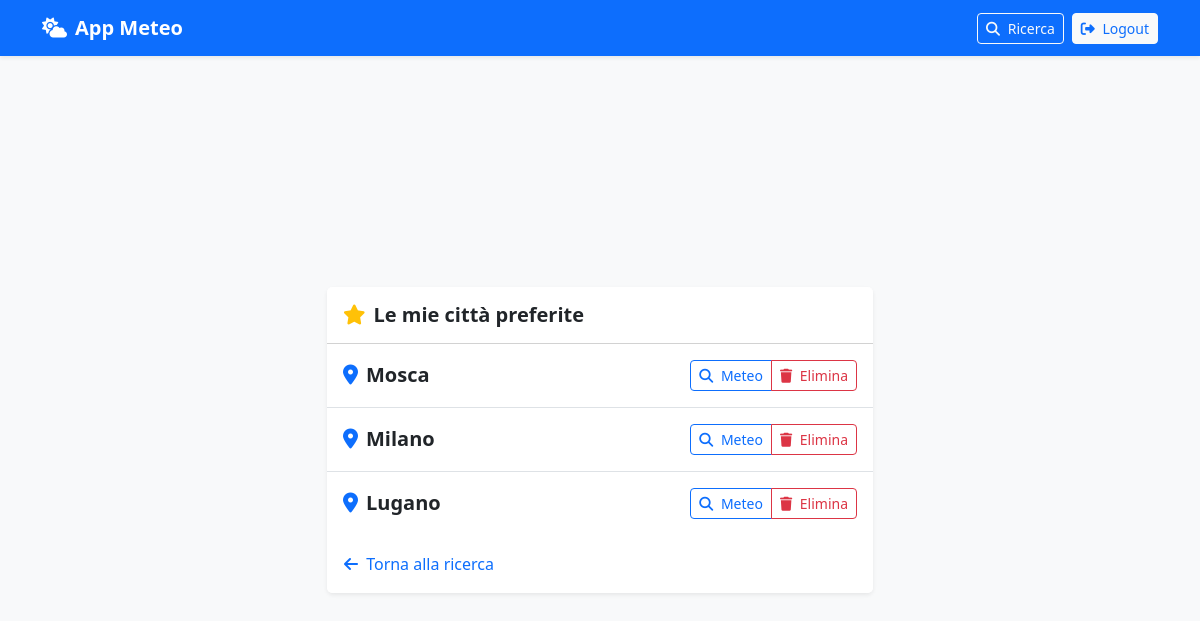
Before: /favourites/ (signed in) with the older database file.
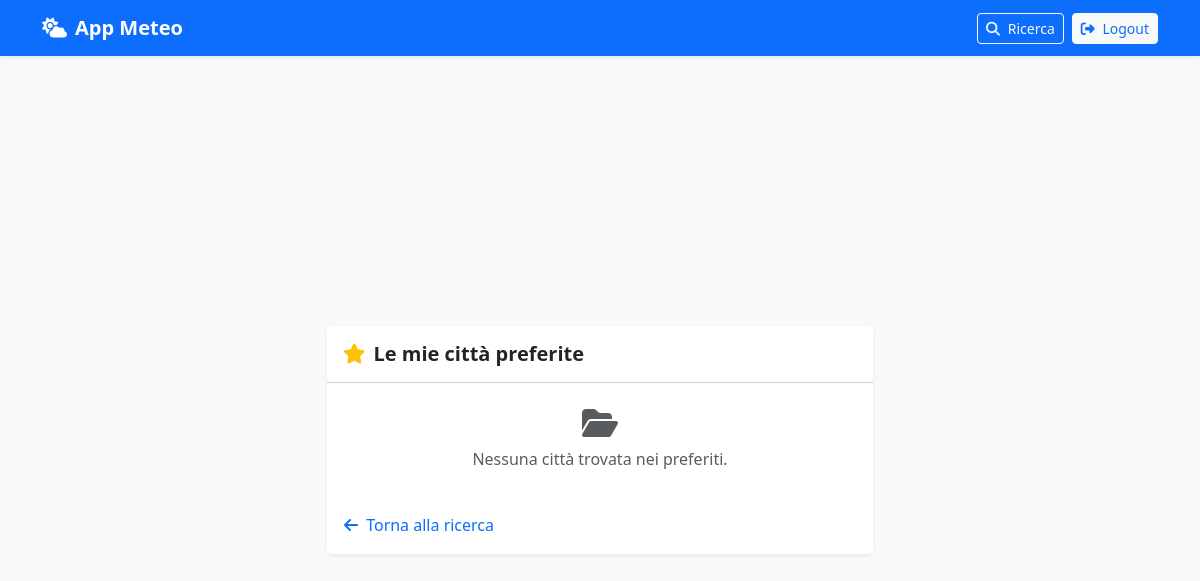
After: the same page with the newer database file.
### models/favourite_city.py (models this page shows)
class FavoriteCity(db.Model):
    __tablename__ = "favorite_cities"
    id = db.Column(db.Integer, primary_key=True)
    city_name = db.Column(
        db.String(100),
        nullable=False
    )
    user_id = db.Column(
        db.Integer,
        db.ForeignKey("users.id"),
        nullable=False
    )

### blueprints/favourites.py (the view)
@favourites_bp.route("/")
@login_required
def favourites():
    cities = FavoriteCity.query.filter_by(
        user_id=current_user.id
    ).all()
    return render_template("favourites.html", cities=cities)

### app.py (called while the page is built)
def create_app(test_config=None):
    app = Flask(__name__)
    app.config["SECRET_KEY"] = os.getenv('SECRET_KEY')
    app.config["SQLALCHEMY_DATABASE_URI"] = os.getenv("SQLALCHEMY_DATABASE_URI")
    app.config["SQLALCHEMY_TRACK_MODIFICATIONS"] = False
    if test_config:
        app.config.update(test_config)
    db.init_app(app)
    login_manager.init_app(app)
    login_manager.login_view = "auth.login"
    from models.user import User
    @login_manager.user_loader
    def load_user(user_id):
        return User.query.get(int(user_id))
    from blueprints.auth import auth_bp
    from blueprints.weather import weather_bp
    from blueprints.favourites import favourites_bp
    app.register_blueprint(auth_bp)
    app.register_blueprint(weather_bp)
    app.register_blueprint(favourites_bp)
    with app.app_context():
        db.create_all()
    return app

### templates/favourites.html (shortened to what this page needs)
<!DOCTYPE html>
<html lang="it">
<head>
    <link href="https://cdn.jsdelivr.net/npm/bootstrap@5.3.0/dist/css/bootstrap.min.css" rel="stylesheet">
    <link href="https://cdnjs.cloudflare.com/ajax/libs/font-awesome/6.4.0/css/all.min.css" rel="stylesheet">
</head>
<body class="bg-light min-vh-100 d-flex flex-column">
    <nav class="navbar navbar-expand-lg navbar-dark bg-primary mb-4 shadow-sm">
        <div class="container">
            <a class="navbar-brand fw-bold" href="{{ url_for('weather.search') }}">
                <i class="fa-solid fa-cloud-sun me-2"></i>App Meteo
            </a>
            <div class="d-flex gap-2">
                <a class="btn btn-outline-light btn-sm" href="{{ url_for('weather.search') }}">
                    <i class="fa-solid fa-magnifying-glass me-1"></i> Ricerca
                </a>
                <a class="btn btn-light btn-sm text-primary" href="{{ url_for('auth.logout') }}">
                    <i class="fa-solid fa-right-from-bracket me-1"></i> Logout
                </a>
            </div>
        </div>
    </nav>
    <div class="container my-auto py-4">
        <div class="row justify-content-center">
            <div class="col-md-8 col-lg-6">
                <div class="card shadow-sm border-0">
                    <div class="card-header bg-white py-3 d-flex justify-content-between align-items-center">
                        <h3 class="h5 mb-0 fw-bold">
                            <i class="fa-solid fa-star text-warning me-2"></i>Le mie città preferite
                        </h3>
                    </div>
                    <div class="card-body p-0">
                        {% if cities %}
                            <div class="list-group list-group-flush">
                                {% for city in cities %}
                                    <div class="list-group-item d-flex justify-content-between align-items-center p-3">
                                        <span class="fw-semibold text-dark fs-5">
                                            <i class="fa-solid fa-location-dot text-primary me-2"></i>{{ city.city_name }}
                                        </span>
                                        <div class="btn-group" role="group">
                                            <a href="{{ url_for('weather.weather', city=city.city_name) }}" class="btn btn-outline-primary btn-sm">
                                                <i class="fa-solid fa-magnifying-glass me-1"></i> Meteo
                                            </a>
                                            <a href="{{ url_for('favourites.delete_favourite', id=city.id) }}" class="btn btn-outline-danger btn-sm">
                                                <i class="fa-solid fa-trash me-1"></i> Elimina
                                            </a>
                                        </div>
                                    </div>
                                {% endfor %}
                            </div>
                        {% else %}
                            <div class="p-4 text-center text-muted">
                                <i class="fa-solid fa-folder-open fa-2x mb-2 d-block"></i>
                                Nessuna città trovata nei preferiti.
                            </div>
                        {% endif %}
                    </div>
                    <div class="card-footer bg-white border-top-0 p-3">
                        <a href="{{ url_for('weather.search') }}" class="btn btn-link text-decoration-none p-0">
                            <i class="fa-solid fa-arrow-left me-1"></i> Torna alla ricerca
                        </a>
                    </div>
                </div>
            </div>
        </div>
    </div>
</body>
</html>

Changed rows visible on the page:
removed FavoriteCity: city_name "Mosca"
removed FavoriteCity: city_name "Milano"
removed FavoriteCity: city_name "Lugano"
Other visible differences:
text now shown: "Nessuna città trovata nei preferiti."
